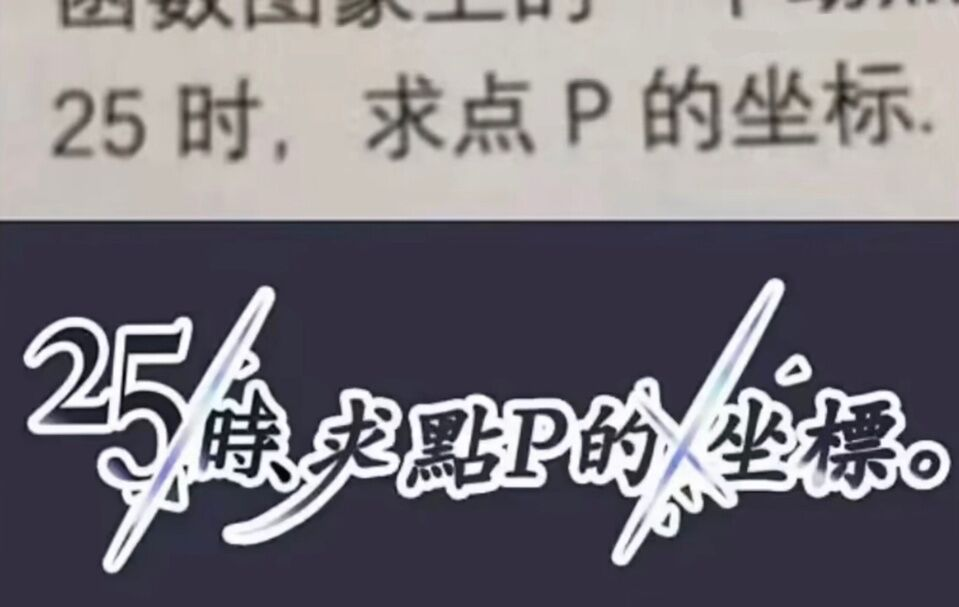
#> input picture plugins/poke_reply/image_files/group_1053224502/04f635b57ec14514a864f98a91345f9f.jpg, 959 x 607 px; its folder holds only this picture in this run
$ python -i image.py   (imports and definitions only)
#> lines starting #> are read from the running program, lines starting #| are printed output that depends on the picture
#> further down, picture is the input picture: PIL image 959x607 RGB; mean R, G, B 121.6, 118, 124.8
import asyncio
import hashlib
import io
import threading
import time
from pathlib import Path
from typing import Tuple, Dict, Optional, List, Set
from PIL import Image
import numpy as np
from nonebot import logger

from plugins.poke_reply.config import (
    IMAGE_HASH_CACHE_FILE,
    CACHE_VERSION,
    IMAGE_HASH_CACHE_TTL,
    IMAGE_SIMILARITY_THRESHOLD,
    get_group_image_dir,
)
from plugins.poke_reply.models.data import data_manager
from utils.json_io import atomic_write_json, load_json

# --- 缓存管理 ---
_hash_cache = None
# 哈希计算已移入线程池执行，用可重入锁保护 _hash_cache 的并发读写
_hash_cache_lock = threading.RLock()


# [108 lines left out: functions load_hash_cache, save_hash_cache, clean_expired_hash_cache, get_cache_key, get_cached_hash, update_hash_cache and 1 more, not called in this run]


# --- 哈希计算 ---


def calculate_perceptual_hash(img: Image.Image) -> str:
    if img.mode != "RGB":
        img = img.convert("RGB")
    img = img.resize((64, 64), Image.Resampling.LANCZOS)
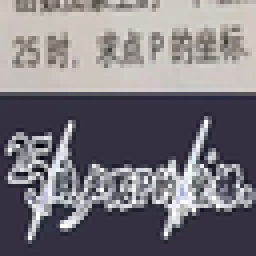
#> img: PIL image 64x64 RGB (shown 4 times larger); mean R, G, B 121.6, 118, 124.6
    img = img.convert("L")
#> img: PIL image 64x64 L
    pixels = list(img.getdata())
#> pixels = 4096 values, max 255 at index 1971, min 1 at index 2313, mean 119.7
    avg = sum(pixels) / len(pixels)
#> avg = 119.7
    hash_str = "".join("1" if pixel > avg else "0" for pixel in pixels)
    return hashlib.md5(hash_str.encode()).hexdigest()


def calculate_file_hash(image_bytes: bytes) -> str:
    return hashlib.md5(image_bytes).hexdigest()


# [113 lines left out: functions get_hashes_from_path, get_hashes_from_bytes, _verify_duplicate_check_sync, _verify_duplicate_bytes_vs_path_sync, _verify_duplicate_path_vs_path_sync, _check_duplicate_image_sync, not called in this run]


# [7 lines not run here, left out]


# [29 lines left out: function _find_group_duplicates_sync, not called in this run]


# [3 lines not run here, left out]


# [30 lines left out: function safe_remove_group_duplicates, not called in this run]

>>> from PIL import Image
>>> picture = Image.open('../image_files/group_1053224502/04f635b57ec14514a864f98a91345f9f.jpg')
>>> result = calculate_perceptual_hash(picture)
#> result = '8229a0f4e4c942db119e2b2d95297c6d'
